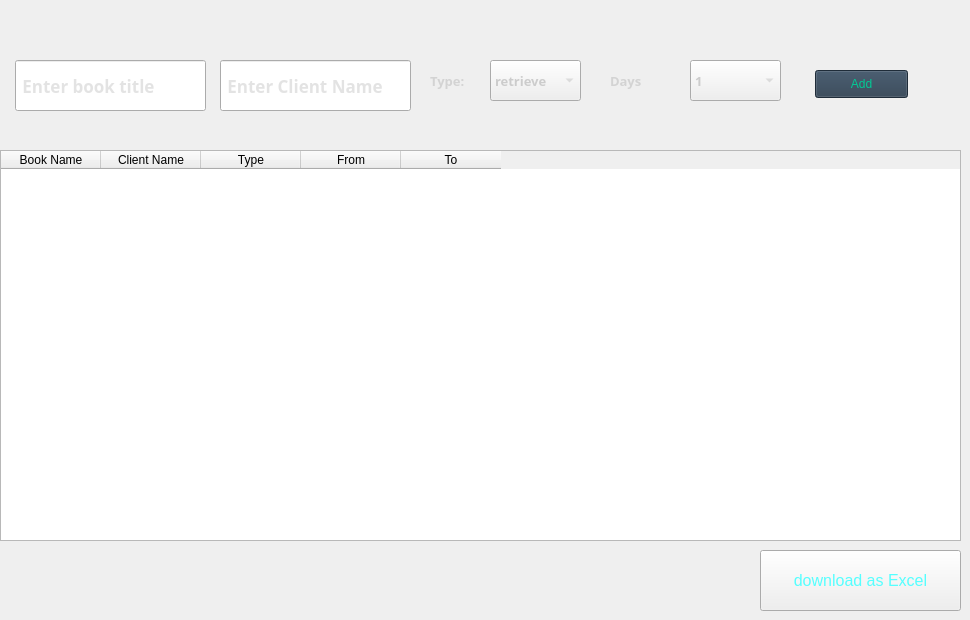
    <widget class="QWidget" name="tab_3">
     <attribute name="title">
      <string>opertaion</string>
     </attribute>
     <widget class="QPushButton" name="dayOprBtn">
      <property name="geometry">
       <rect>
        <x>815</x>
        <y>70</y>
        <width>93</width>
        <height>28</height>
       </rect>
      </property>
      <property name="styleSheet">
       <string notr="true">color: rgb(0, 203, 149);
font: 63 10pt &quot;Myriad Pro Light&quot;;
background-color: rgb(44,62,80);</string>
      </property>
      <property name="text">
       <string>Add</string>
      </property>

     </widget>
     <widget class="QLabel" name="label_3">
      <property name="geometry">
       <rect>
        <x>610</x>
        <y>70</y>
        <width>51</width>
        <height>21</height>
       </rect>
      </property>
      <property name="font">
       <font>
        <family>Myriad Pro Light</family>
        <pointsize>10</pointsize>
        <weight>75</weight>
        <bold>true</bold>
       </font>
      </property>
      <property name="styleSheet">
       <string notr="true">color: rgb(211, 211, 211);</string>
      </property>
      <property name="text">
       <string>Days</string>
      </property>
     </widget>
     <widget class="QComboBox" name="dayOprDaySel">
      <property name="geometry">
       <rect>
        <x>690</x>
        <y>60</y>
        <width>91</width>
        <height>41</height>
       </rect>
      </property>
      <property name="font">
       <font>
        <family>Myriad Pro Light</family>
        <pointsize>10</pointsize>
        <weight>75</weight>
        <bold>true</bold>
       </font>
      </property>
      <property name="styleSheet">
       <string notr="true">color: rgb(204, 204, 204);</string>
      </property>
      <item>
       <property name="text">
        <string>1</string>
       </property>
      </item>
      <item>
       <property name="text">
        <string>2</string>
       </property>
      </item>
      <item>
       <property name="text">
        <string>3</string>
       </property>
      </item>
      <item>
       <property name="text">
        <string>4</string>
       </property>
      </item>
      <item>
       <property name="text">
        <string>5</string>
       </property>
      </item>
      <item>
       <property name="text">
        <string>6</string>
       </property>
      </item>
      <item>
       <property name="text">
        <string>7</string>
       </property>
      </item>
      <item>
       <property name="text">
        <string>8</string>
       </property>
      </item>
      <item>
       <property name="text">
        <string>9</string>
       </property>
      </item>
      <item>
       <property name="text">
        <string>10</string>
       </property>
      </item>
     </widget>
     <widget class="QLineEdit" name="dayOprBook">
      <property name="geometry">
       <rect>
        <x>15</x>
        <y>60</y>
        <width>191</width>
        <height>51</height>
       </rect>
      </property>
      <property name="font">
       <font>
        <family>Myriad Pro Light</family>
        <pointsize>13</pointsize>
        <weight>75</weight>
        <bold>true</bold>
       </font>
      </property>
      <property name="styleSheet">
       <string notr="true">color: rgb(200, 200, 200);</string>
      </property>
      <property name="placeholderText">
       <string> Enter book title</string>
      </property>
     </widget>
     <widget class="QComboBox" name="dayOprTypSel">
      <property name="geometry">
       <rect>
        <x>490</x>
        <y>60</y>
        <width>91</width>
        <height>41</height>
       </rect>
      </property>
      <property name="font">
       <font>
        <family>Myriad Pro Light</family>
        <pointsize>10</pointsize>
        <weight>75</weight>
        <bold>true</bold>
       </font>
      </property>
      <property name="styleSheet">
       <string notr="true">color: rgb(204, 204, 204);</string>
      </property>
      <item>
       <property name="text">
        <string>retrieve</string>
       </property>
      </item>
      <item>
       <property name="text">
        <string>rent</string>
       </property>
      </item>
     </widget>
     <widget class="QLabel" name="label_4">
      <property name="geometry">
       <rect>
        <x>430</x>
        <y>70</y>
        <width>51</width>
        <height>21</height>
       </rect>
      </property>
      <property name="font">
       <font>
        <family>Myriad Pro Light</family>
        <pointsize>10</pointsize>
        <weight>75</weight>
        <bold>true</bold>
       </font>
      </property>
      <property name="styleSheet">
       <string notr="true">color: rgb(211, 211, 211);</string>
      </property>
      <property name="text">
       <string>Type:</string>
      </property>
     </widget>
     <widget class="QTableWidget" name="tableWidget_2">
      <property name="geometry">
       <rect>
        <x>0</x>
        <y>150</y>
        <width>961</width>
        <height>391</height>
       </rect>
      </property>
      <property name="styleSheet">
       <string notr="true">font: 63 10pt &quot;Myriad Pro Light&quot;;</string>
      </property>
      <column>
       <property name="text">
        <string>Book Name</string>
       </property>
      </column>
      <column>
       <property name="text">
        <string>Client Name</string>
       </property>
      </column>
      <column>
       <property name="text">
        <string>Type</string>
       </property>
      </column>
      <column>
       <property name="text">
        <string>From</string>
       </property>
      </column>
      <column>
       <property name="text">
        <string>To</string>
       </property>
      </column>
     </widget>
     <widget class="QLineEdit" name="dayOprClient">
      <property name="geometry">
       <rect>
        <x>220</x>
        <y>60</y>
        <width>191</width>
        <height>51</height>
       </rect>
      </property>
      <property name="font">
       <font>
        <family>Myriad Pro Light</family>
        <pointsize>13</pointsize>
        <weight>75</weight>
        <bold>true</bold>
       </font>
      </property>
      <property name="styleSheet">
       <string notr="true">color: rgb(200, 200, 200);</string>
      </property>
      <property name="text">
       <string/>
      </property>
      <property name="placeholderText">
       <string> Enter Client Name</string>
      </property>
     </widget>
     <widget class="QPushButton" name="dayoperationsExcel">
      <property name="geometry">
       <rect>
        <x>760</x>
        <y>550</y>
        <width>201</width>
        <height>61</height>
       </rect>
      </property>
      <property name="font">
       <font>
        <pointsize>12</pointsize>
       </font>
      </property>
      <property name="styleSheet">
       <string notr="true">color: rgb(85, 255, 255);</string>
      </property>
      <property name="text">
       <string>download as Excel</string>
      </property>
     </widget>
    </widget>
